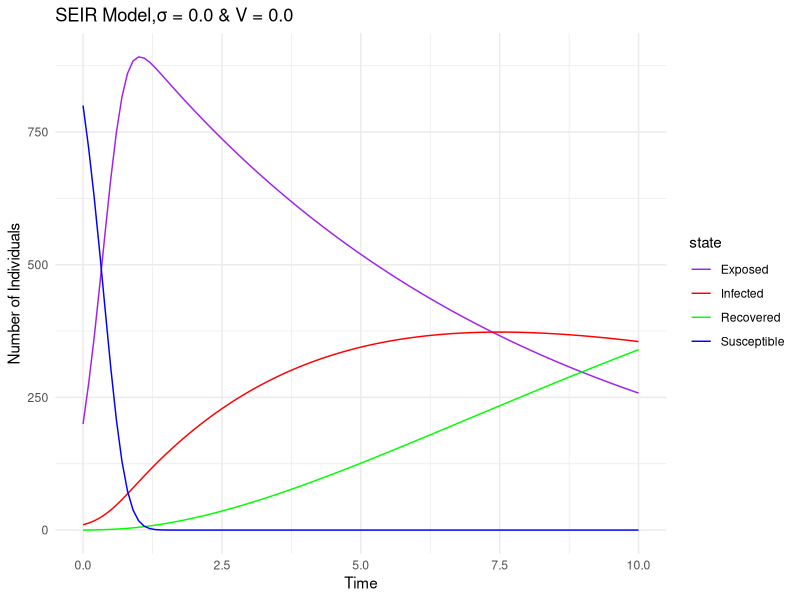
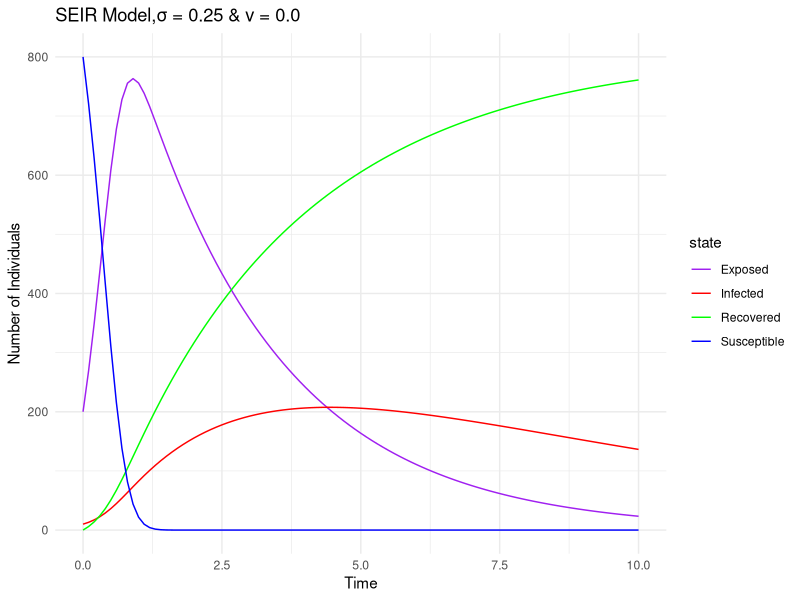
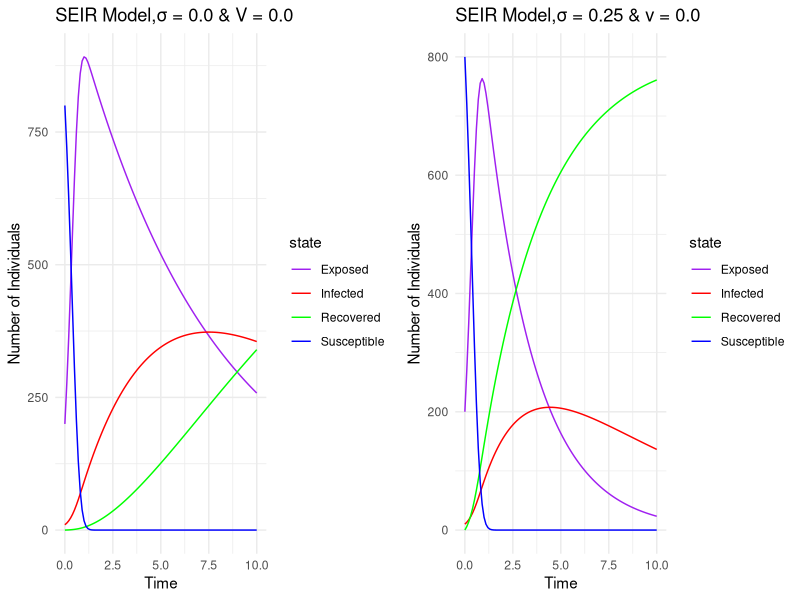
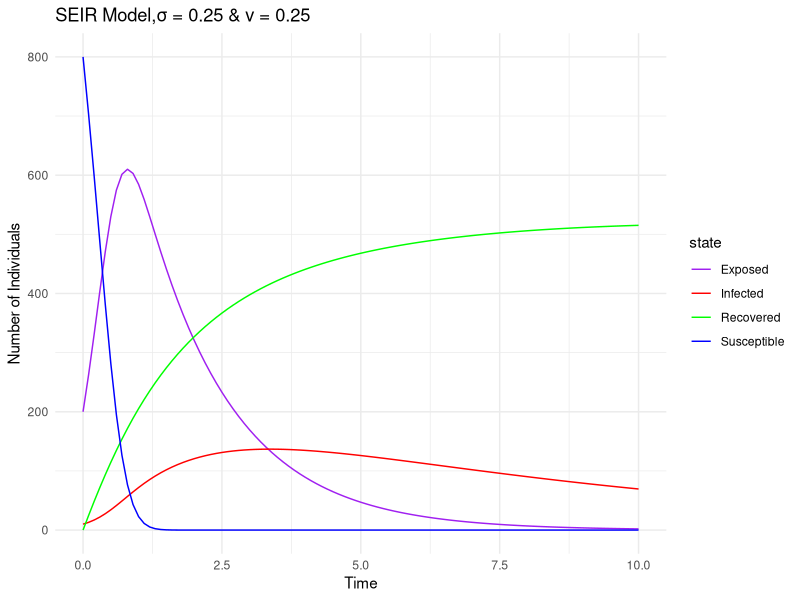
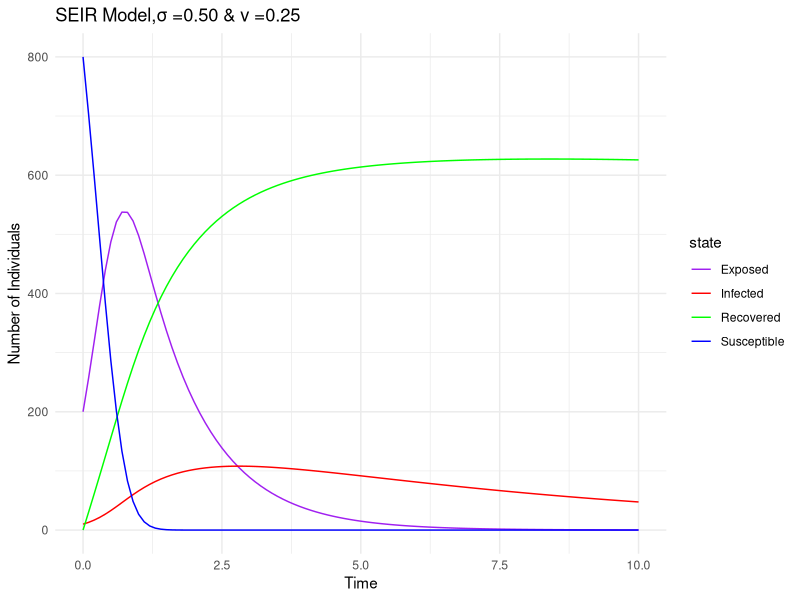
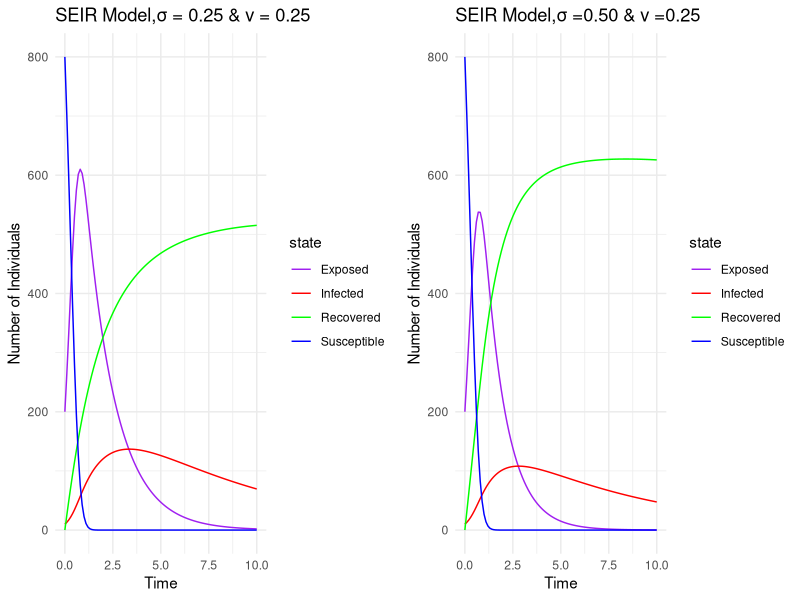
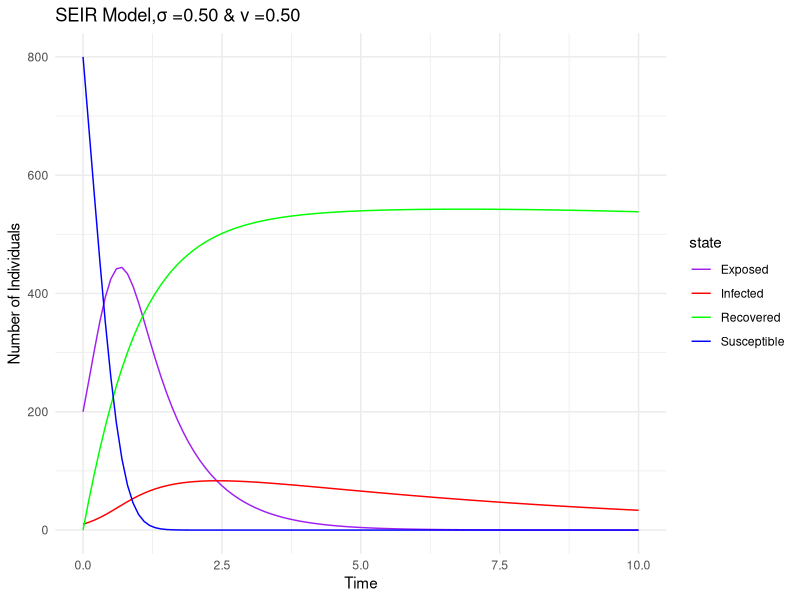
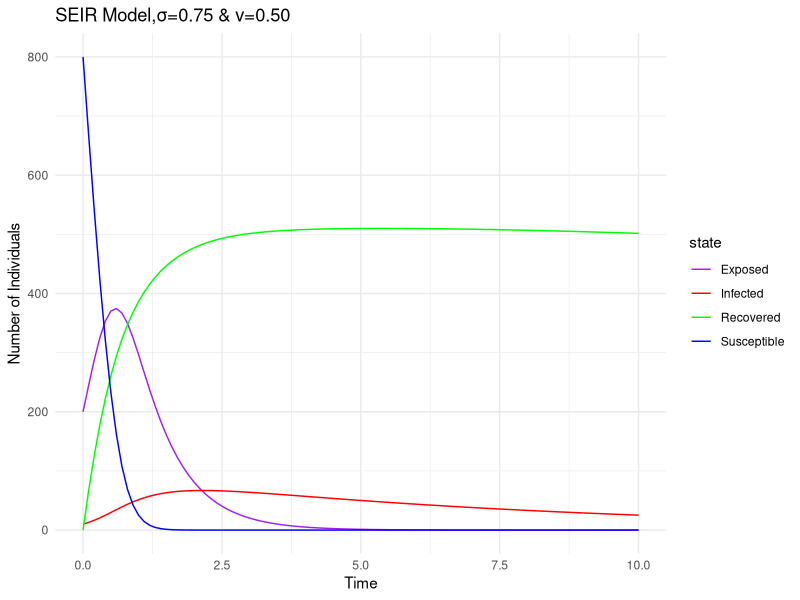

R code for these plots, in order:
## ---- chunk 1
knitr::opts_chunk$set(echo = TRUE)
## ---- chunk 2
# Load the necessary packages
library(deSolve)
library(tidyverse)
library(DiagrammeR)
library(ggplot2)
library(gridExtra)

# Define parameters
population_size <- 1000
initial_susceptible <- 800
initial_infected <- 10
initial_recovered <- 0
initial_exposed <- 200
exposure_rate <- 0.09  # round to 2dp
recruitment_rate <- 0.037 # round to 2dp
infected_rate <- 0.14 # round to 2 dp
leaving_rate <- 0.01241 # per day
recovery_rate <- 0.125 #  per day
simulation_period <- 10 # in years

# Create a diagram to visualize the SEIR model
DiagrammeR::grViz("
digraph SEIR {
  rankdir = LR;
  node [shape = circle, fontsize = 20, penwidth = 2.0]
  S [label = 'S']
  E [label = 'E']
  I [label = 'I']
  R [label = 'R']
  N [label = 'N']
  
  edge [arrowhead = vee]
  S -> E [label = 'β = 0.09']
  E -> I [label = 'α = 0.14']
  I -> R [label = 'γ = 0.125']
  E -> R [label = 'σ']
  S -> R [label = 'v']
  N -> S [label = 'b']
}
")
## ---- chunk 3
# Define the SEIR model
seir_model <- function(time, state, parameters) {
  with(as.list(c(state, parameters)), {
    
    # SEIR equations
    dS <- b - beta * S * I - (v + mu) * S
    dE <- beta * S * I  - (v + alpha + sigma) * E
    dI <- alpha * E - (mu + gamma) * I
    dR <- v * S + gamma * I + sigma * E - mu * R
    
    # Return the rate of change
    return(list(c(dS, dE, dI, dR)))
  })
}

# Initial state values
initial_state_values <- c(S = initial_susceptible, E = initial_exposed, I = initial_infected, R = initial_recovered)

# When V =0.0 and sigma =0.0
# Parameters
parameters <- c(beta = exposure_rate, gamma = recovery_rate, N = population_size, b = recruitment_rate, v = 0.0, mu = leaving_rate, alpha = infected_rate, sigma = 0.0)

# Time vector with increased resolution
time <- seq(0, simulation_period, by = 0.1)  

# Solve the model with the updated time vector
output <- ode(y = initial_state_values, times = time, func = seir_model, parms = parameters)

# Convert the output to a data frame
output_df <- as.data.frame(output)
colnames(output_df) <- c("time", "Susceptible", "Exposed", "Infected", "Recovered")

# Convert the data to a tidy format
dat <- output_df %>% pivot_longer(cols = c(Susceptible, Exposed, Infected, Recovered), names_to = "state", values_to = "value")

# Plot the SEIR model with the increased resolution
plot1 <- ggplot(data = dat, aes(x = time, y = value, color = state)) +
  geom_line() +
  labs(title = "SEIR Model,σ = 0.0 & V = 0.0",
       x = "Time",
       y = "Number of Individuals") +
  scale_color_manual(values = c("Susceptible" = "blue",
                                 "Exposed" = "purple",
                                 "Infected" = "red",
                                 "Recovered" = "green")) +
  theme_minimal()

# When V =0.0 and sigma =0.25
# Parameters
parameters <- c(beta = exposure_rate, gamma = recovery_rate, N = population_size, b = recruitment_rate, v = 0.0, mu = leaving_rate, alpha = infected_rate, sigma = 0.25)

# Time vector with increased resolution
time <- seq(0, simulation_period, by = 0.1)  

# Solve the model with the updated time vector
output <- ode(y = initial_state_values, times = time, func = seir_model, parms = parameters)

# Convert the output to a data frame
output_df <- as.data.frame(output)
colnames(output_df) <- c("time", "Susceptible", "Exposed", "Infected", "Recovered")

# Convert the data to a tidy format
dat <- output_df %>% pivot_longer(cols = c(Susceptible, Exposed, Infected, Recovered), names_to = "state", values_to = "value")

# Plot the SEIR model with the increased resolution
plot2 <-ggplot(data = dat, aes(x = time, y = value, color = state)) +
  geom_line() +
  labs(title = "SEIR Model,σ = 0.25 & v = 0.0",
       x = "Time",
       y = "Number of Individuals") +
  scale_color_manual(values = c("Susceptible" = "blue",
                                 "Exposed" = "purple",
                                 "Infected" = "red",
                                 "Recovered" = "green")) +
  theme_minimal()

# Arrange plots side by side
print(plot1)
print(plot2)
grid.arrange(plot1, plot2, ncol = 2)
## ---- chunk 4
# When V =0.25 and sigma =0.25
# Parameters
parameters <- c(beta = exposure_rate, gamma = recovery_rate, N = population_size, b = recruitment_rate, v = 0.25, mu = leaving_rate, alpha = infected_rate, sigma = 0.25)

# Time vector with increased resolution
time <- seq(0, simulation_period, by = 0.1)  

# Solve the model with the updated time vector
output <- ode(y = initial_state_values, times = time, func = seir_model, parms = parameters)

# Convert the output to a data frame
output_df <- as.data.frame(output)
colnames(output_df) <- c("time", "Susceptible", "Exposed", "Infected", "Recovered")

# Convert the data to a tidy format
dat <- output_df %>% pivot_longer(cols = c(Susceptible, Exposed, Infected, Recovered), names_to = "state", values_to = "value")

# Plot the SEIR model with the increased resolution
plot3 <- ggplot(data = dat, aes(x = time, y = value, color = state)) +
  geom_line() +
  labs(title = "SEIR Model,σ = 0.25 & v = 0.25",
       x = "Time",
       y = "Number of Individuals") +
  scale_color_manual(values = c("Susceptible" = "blue",
                                 "Exposed" = "purple",
                                 "Infected" = "red",
                                 "Recovered" = "green")) +
  theme_minimal()

# When σ =0.50 and v =0.25
# Parameters
parameters <- c(beta = exposure_rate, gamma = recovery_rate, N = population_size, b = recruitment_rate, v = 0.25, mu = leaving_rate, alpha = infected_rate, sigma = 0.50)

# Time vector with increased resolution
time <- seq(0, simulation_period, by = 0.1)  

# Solve the model with the updated time vector
output <- ode(y = initial_state_values, times = time, func = seir_model, parms = parameters)

# Convert the output to a data frame
output_df <- as.data.frame(output)
colnames(output_df) <- c("time", "Susceptible", "Exposed", "Infected", "Recovered")

# Convert the data to a tidy format
dat <- output_df %>% pivot_longer(cols = c(Susceptible, Exposed, Infected, Recovered), names_to = "state", values_to = "value")

# Plot the SEIR model with the increased resolution
plot4 <-ggplot(data = dat, aes(x = time, y = value, color = state)) +
  geom_line() +
  labs(title = "SEIR Model,σ =0.50 & v =0.25",
       x = "Time",
       y = "Number of Individuals") +
  scale_color_manual(values = c("Susceptible" = "blue",
                                 "Exposed" = "purple",
                                 "Infected" = "red",
                                 "Recovered" = "green")) +
  theme_minimal()

# Arrange plots side by side
print(plot3)
print(plot4)
grid.arrange(plot3, plot4, ncol = 2)
## ---- chunk 5
# When σ =0.50 and v =0.50
# Parameters
parameters <- c(beta = exposure_rate, gamma = recovery_rate, N = population_size, b = recruitment_rate, v = 0.50, mu = leaving_rate, alpha = infected_rate, sigma = 0.50)

# Time vector with increased resolution
time <- seq(0, simulation_period, by = 0.1)  

# Solve the model with the updated time vector
output <- ode(y = initial_state_values, times = time, func = seir_model, parms = parameters)

# Convert the output to a data frame
output_df <- as.data.frame(output)
colnames(output_df) <- c("time", "Susceptible", "Exposed", "Infected", "Recovered")

# Convert the data to a tidy format
dat <- output_df %>% pivot_longer(cols = c(Susceptible, Exposed, Infected, Recovered), names_to = "state", values_to = "value")

# Plot the SEIR model with the increased resolution
plot5 <-ggplot(data = dat, aes(x = time, y = value, color = state)) +
  geom_line() +
  labs(title = "SEIR Model,σ =0.50 & v =0.50",
       x = "Time",
       y = "Number of Individuals") +
  scale_color_manual(values = c("Susceptible" = "blue",
                                 "Exposed" = "purple",
                                 "Infected" = "red",
                                 "Recovered" = "green")) +
  theme_minimal()

# When σ =0.75 and v =0.50
# Parameters
parameters <- c(beta = exposure_rate, gamma = recovery_rate, N = population_size, b = recruitment_rate, v = 0.75, mu = leaving_rate, alpha = infected_rate, sigma = 0.50)

# Time vector with increased resolution
time <- seq(0, simulation_period, by = 0.1)  

# Solve the model with the updated time vector
output <- ode(y = initial_state_values, times = time, func = seir_model, parms = parameters)

# Convert the output to a data frame
output_df <- as.data.frame(output)
colnames(output_df) <- c("time", "Susceptible", "Exposed", "Infected", "Recovered")

# Convert the data to a tidy format
dat <- output_df %>% pivot_longer(cols = c(Susceptible, Exposed, Infected, Recovered), names_to = "state", values_to = "value")

# Plot the SEIR model with the increased resolution
plot6 <-ggplot(data = dat, aes(x = time, y = value, color = state)) +
  geom_line() +
  labs(title = "SEIR Model,σ=0.75 & v=0.50",
       x = "Time",
       y = "Number of Individuals") +
  scale_color_manual(values = c("Susceptible" = "blue",
                                 "Exposed" = "purple",
                                 "Infected" = "red",
                                 "Recovered" = "green")) +
  theme_minimal()

# Arrange plots side by side
print(plot5)
print(plot6)
grid.arrange(plot5, plot6, ncol = 2)
## ---- chunk 6
# When σ =0.50 and v =0.75
# Parameters
parameters <- c(beta = exposure_rate, gamma = recovery_rate, N = population_size, b = recruitment_rate, v = 0.70, mu = leaving_rate, alpha = infected_rate, sigma = 0.50)

# Time vector with increased resolution
time <- seq(0, simulation_period, by = 0.1)  

# Solve the model with the updated time vector
output <- ode(y = initial_state_values, times = time, func = seir_model, parms = parameters)

# Convert the output to a data frame
output_df <- as.data.frame(output)
colnames(output_df) <- c("time", "Susceptible", "Exposed", "Infected", "Recovered")

# Convert the data to a tidy format
dat <- output_df %>% pivot_longer(cols = c(Susceptible, Exposed, Infected, Recovered), names_to = "state", values_to = "value")

# Plot the SEIR model with the increased resolution
plot7 <- ggplot(data = dat, aes(x = time, y = value, color = state)) +
  geom_line() +
  labs(title = "SEIR Model,σ=0.50 & v =0.75",
       x = "Time",
       y = "Number of Individuals") +
  scale_color_manual(values = c("Susceptible" = "blue",
                                 "Exposed" = "purple",
                                 "Infected" = "red",
                                 "Recovered" = "green")) +
  theme_minimal()

# When σ =0.75 and v =0.75
# Parameters
parameters <- c(beta = exposure_rate, gamma = recovery_rate, N = population_size, b = recruitment_rate, v = 0.75, mu = leaving_rate, alpha = infected_rate, sigma = 0.75)

# Time vector with increased resolution
time <- seq(0, simulation_period, by = 0.1)  

# Solve the model with the updated time vector
output <- ode(y = initial_state_values, times = time, func = seir_model, parms = parameters)

# Convert the output to a data frame
output_df <- as.data.frame(output)
colnames(output_df) <- c("time", "Susceptible", "Exposed", "Infected", "Recovered")

# Convert the data to a tidy format
dat <- output_df %>% pivot_longer(cols = c(Susceptible, Exposed, Infected, Recovered), names_to = "state", values_to = "value")

# Plot the SEIR model with the increased resolution
plot8 <-ggplot(data = dat, aes(x = time, y = value, color = state)) +
  geom_line() +
  labs(title = "SEIR Model,σ=0.75 & v =0.75",
       x = "Time",
       y = "Number of Individuals") +
  scale_color_manual(values = c("Susceptible" = "blue",
                                 "Exposed" = "purple",
                                 "Infected" = "red",
                                 "Recovered" = "green")) +
  theme_minimal()

# Arrange plots side by side
print(plot7)
print(plot8)
grid.arrange(plot7, plot8, ncol = 2)
## ---- chunk 7
# Arrange plots side by side with larger size
grid.arrange(plot1, plot2, plot3, plot4, ncol = 2, widths = c(8, 8),heights = c(5, 5))
grid.arrange(plot5, plot6, plot7, plot8, ncol = 2, widths = c(8, 8),heights = c(5, 5))
## ---- chunk 8
# Parameter 
b <- 0.03691  
v <- c(0.0, 0.25, 0.50, 0.75) 
mu <- 0.01241  
beta <- 0.09091  # per day
gamma <- 0.125  # per day
sigma <- c(0.0, 0.25, 0.50, 0.75)  
alpha <- 0.14286  # per day

# Calculate R0 for each value of σ
R0_values <- alpha * beta * b / (mu * (mu + alpha + sigma) * (mu + gamma))
R0_values

# Create data frame for plotting
df_sigma <- data.frame(sigma = sigma, R0 = R0_values)

# Plot R0 values against sigma
library(ggplot2)
plot_sigma <- ggplot(df_sigma, aes(x = sigma, y = R0)) +
  geom_point(size = 3) +
  geom_line(method = "loess", se = FALSE, color = "red") +  # Add line
  labs(title = "Effect of sigma on Reproductive Number (R0)",
       x = "sigma (Exposed Individuals Testing Rate)",
       y = "R0 (Basic Reproduction Number)") +
  theme_minimal()

# Print the plot
print(plot_sigma)
